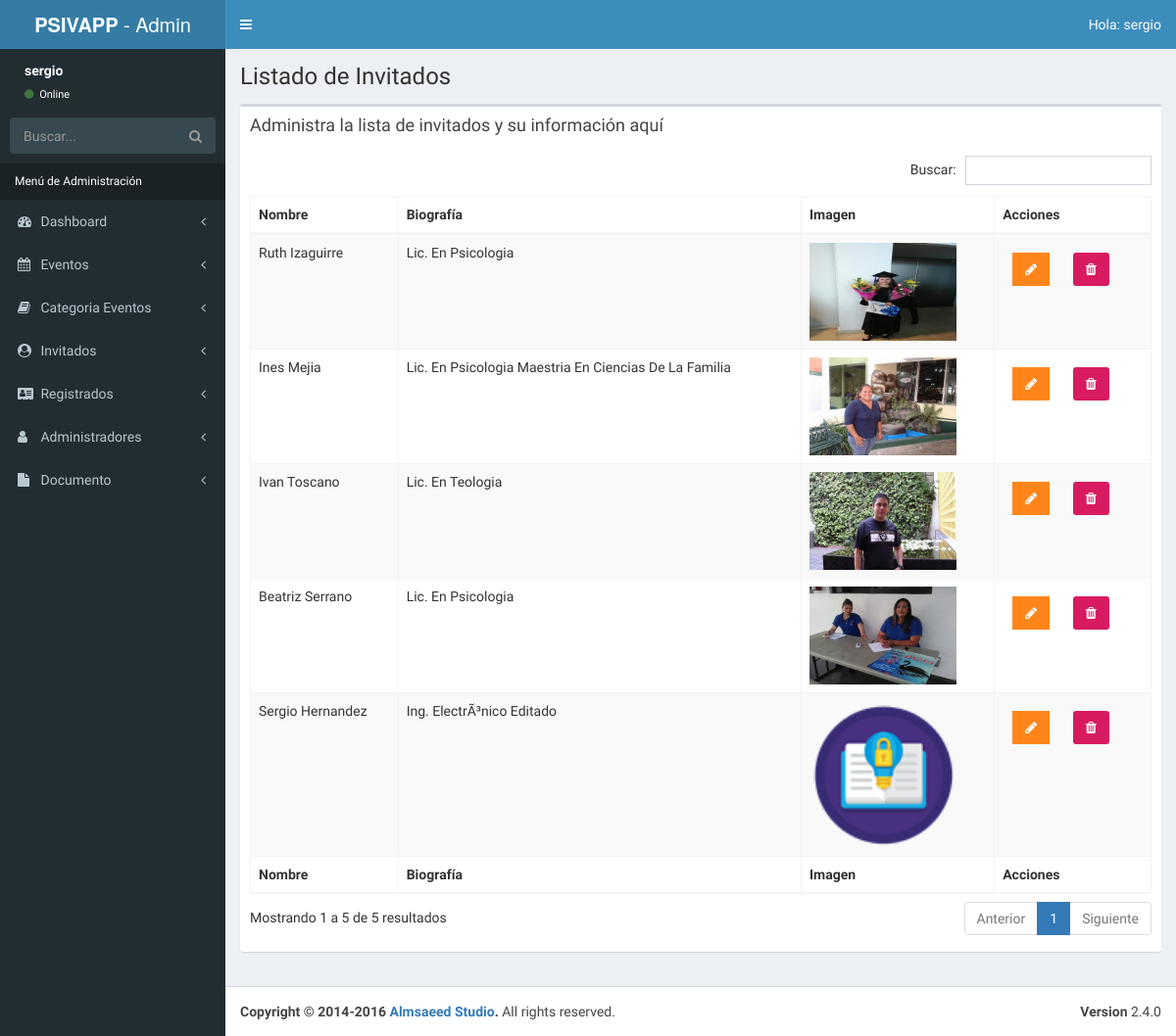
The page /admin/lista-invitados.php (signed in) on the database its author committed.
### tables this page shows
CREATE TABLE `invitados` (
  `invitado_id` tinyint(4) NOT NULL AUTO_INCREMENT,
  `nombre_invitado` varchar(30) NOT NULL,
  `apellido_invitado` varchar(30) NOT NULL,
  `descripcion` text NOT NULL,
  `url_imagen` varchar(50) NOT NULL,
  PRIMARY KEY (`invitado_id`)
);

### admin/lista-invitados.php (the view, shortened to what this page needs)
<?php
        include_once 'funciones/funciones.php';
        include_once 'templates/header.php';
        include_once 'templates/barra.php';
        include_once 'templates/navegacion.php';
?>
  <div class="content-wrapper">
    <section class="content-header">
          <h1>
            Listado de Invitados
          </h1>
    </section>
    <section class="content">
      <div class="row">
        <div class="col-xs-12">
          <div class="box">
            <div class="box-header">
              <h3 class="box-title">Administra la lista de invitados y su información aquí</h3>
            </div>
            <div class="box-body">
              <table id="registros" class="table table-bordered table-striped">
                <thead>
                <tr>
                  <th>Nombre</th>
                  <th>Biografía</th>
                  <th>Imagen</th>
                  <th>Acciones</th>
                </tr>
                </thead>
                <tbody>
                        <?php
                            try {
                                $sql = "SELECT * FROM invitados";
                                $resultado = $conn->query($sql);
                            } catch (Exception $e) {
                                $error = $e->getMessage();
                                echo $error;
                            }
                            while($invitado = $resultado->fetch_assoc() ) { ?>
                                <tr>
                                    <td><?php echo $invitado['nombre_invitado'] . " " . $invitado['apellido_invitado'];  ?></td>
                                    <td><?php echo $invitado['descripcion']; ?></td>
                                    <td><img src="../img/invitados/<?php echo $invitado['url_imagen']; ?>" width="150"></td>
                                    <td>
                                        <a href="editar-invitado.php?id=<?php echo $invitado['invitado_id'] ?>" class="btn bg-orange btn-flat margin">
                                            <i class="fa fa-pencil"></i>
                                        </a>
                                        <a href="#" data-id="<?php echo $invitado['invitado_id'] ?>" data-tipo="invitado" class="btn bg-maroon bnt-flat margin borrar_registro">
                                            <i class="fa fa-trash"></i>
                                        </a>
                                    </td>
                                </tr>
                            <?php }  ?>
                </tbody>
                <tfoot>
                <tr>
                    <th>Nombre</th>
                    <th>Biografía</th>
                    <th>Imagen</th>
                    <th>Acciones</th>
                </tr>
                </tfoot>
              </table>
            </div>
          </div>
        </div>
      </div>
    </section>
  </div>
  <?php
          include_once 'templates/footer.php';
  ?>

### rows shown on the page
invitados: nombre_invitado "Ruth", apellido_invitado "Izaguirre", descripcion "Lic. En Psicologia", url_imagen (picture)
invitados: nombre_invitado "Ines", apellido_invitado "Mejia", descripcion "Lic. En Psicologia Maestria En Ciencias De La Familia", url_imagen (picture)
invitados: nombre_invitado "Ivan", apellido_invitado "Toscano", descripcion "Lic. En Teologia", url_imagen (picture)
invitados: nombre_invitado "Beatriz", apellido_invitado "Serrano", descripcion "Lic. En Psicologia", url_imagen (picture)
invitados: nombre_invitado "Sergio", apellido_invitado "Hernandez", descripcion "Ing. ElectrÃ³nico Editado", url_imagen (picture)

### other values the page prints
$_SESSION['nombre'] "sergio"
